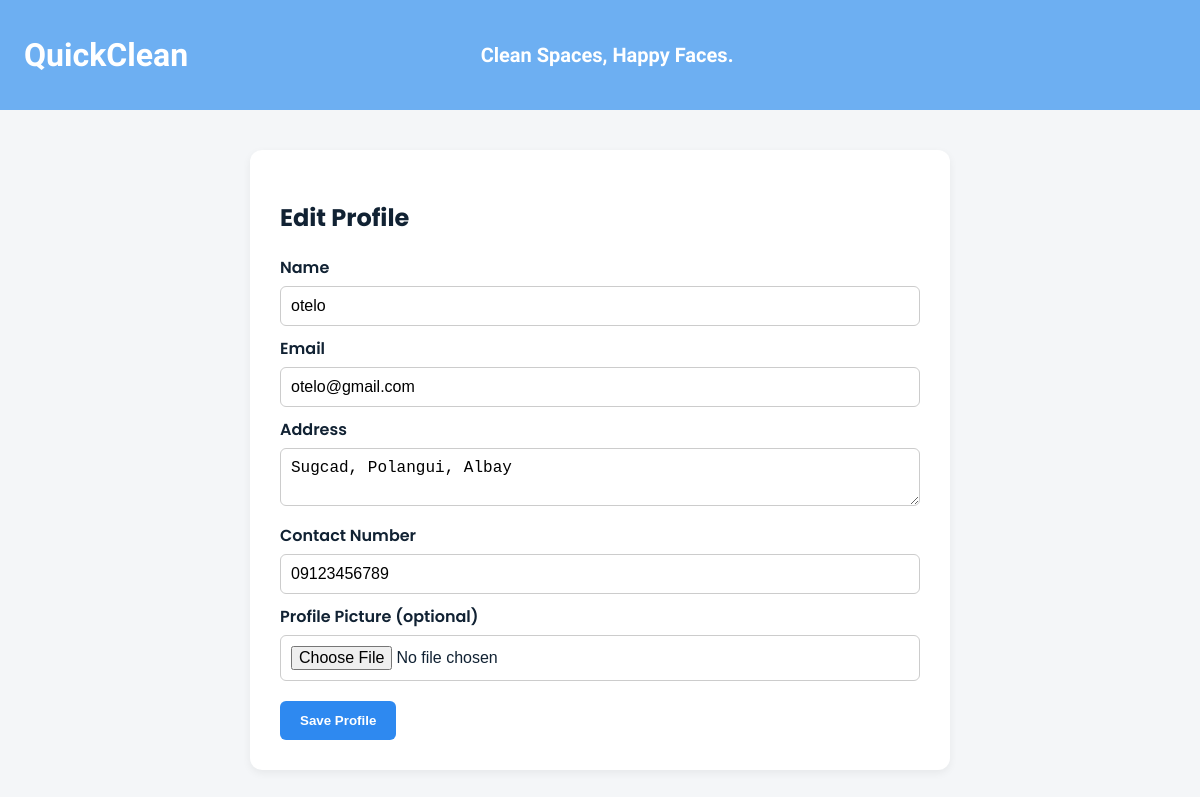
Screenshot of /User/edit_profile.php (signed in) with the database file from the repository.
### tables this page shows
CREATE TABLE `user` (
  `user_id` int(11) NOT NULL,
  `name` varchar(50) NOT NULL,
  `email` varchar(50) NOT NULL,
  `password` varchar(255) NOT NULL,
  `profile_pic` varchar(255) NOT NULL,
  `address` varchar(100) DEFAULT NULL,
  `contact_num` varchar(50) DEFAULT NULL,
  `role` enum('admin','customer','cleaner','') NOT NULL,
  `date_created` timestamp NOT NULL DEFAULT current_timestamp(),
  `last_updated` timestamp NOT NULL DEFAULT current_timestamp() ON UPDATE current_timestamp()
);

### User/edit_profile.php (the view, shortened to what this page needs)
<?php
$host = "localhost";
$user = "root";
$pass = "";
$db   = "quickclean";
$conn = mysqli_connect($host, $user, $pass, $db);
$user_id = $_SESSION['user_id'];
$stmt = $conn->prepare("SELECT name, email, address, contact_num, profile_pic FROM user WHERE user_id = ?");
$stmt->bind_param("i", $user_id);
$stmt->execute();
$user = $stmt->get_result()->fetch_assoc();
?>
<!doctype html>
<html lang="en">
<head>
</head>
<body>
<header class="site-header">
  <div class="header-inner">
    <div class="logo-text">QuickClean</div>
    <div class="tagline">Clean Spaces, Happy Faces.</div>
  </div>
</header>
<div class="wrap">
  <h2>Edit Profile</h2>
  <form method="post" action="update_profile.php" enctype="multipart/form-data">
    <label>Name</label>
    <input type="text" name="name" value="<?php echo htmlspecialchars($user['name']); ?>" required>
    <label>Email</label>
    <input type="email" name="email" value="<?php echo htmlspecialchars($user['email']); ?>" required>
    <label>Address</label>
    <textarea name="address"><?php echo htmlspecialchars($user['address']); ?></textarea>
    <label>Contact Number</label>
    <input type="text" name="contact_num" value="<?php echo htmlspecialchars($user['contact_num']); ?>">
    <label>Profile Picture (optional)</label>
    <input type="file" name="profile_pic" accept="image/*">
    <button type="submit">Save Profile</button>
  </form>
</div>
</body>
</html>

### User/edit_profile.php (style rules this page uses)
:root { --brand-blue: #6DAFF2; --nav-yellow: #FFDB58; --cta-yellow: #FFD54A; --text-blue: #2E89F0; --muted-bg: #F0F4F5; --nav-link-color: #0b3b66; --header-height: 110px; --nav-height: 64px; --max-content-width: 1360px; }
* { box-sizing: border-box; }
body { font-family:"Poppins",sans-serif; background:#f4f6f8; margin:0; color:#123; }
.site-header { background:var(--brand-blue); height:var(--header-height); display:flex; align-items:center; }
.header-inner { width:100%; max-width:var(--max-content-width); margin:0 auto; display:flex; align-items:center; justify-content:space-between; padding:12px 24px; }
.logo-text { font-family:'Baloo 2'; font-size: 32px; color:white; font-weight:800; min-width: 150px; }
.tagline { font-family:"Baloo 2"; color:#fff; font-weight:600; font-size:20px; flex-grow: 1; text-align: center; padding: 0 20px; }
.wrap { max-width:700px; margin:40px auto; padding:30px; background:#fff; border-radius:12px; box-shadow: 0 3px 8px rgba(0,0,0,0.06); }
label { display:block;margin-top:10px;font-weight:600 }
input, textarea { width:100%;padding:10px;margin-top:6px;border:1px solid #ccc;border-radius:6px; font-size: 16px; }
button { margin-top:20px; padding:12px 20px; background:var(--text-blue); color:#fff; border:none; border-radius:6px; font-weight: 600; cursor: pointer; transition: background 0.2s; }

### rows the page displays
user: name "otelo", email "otelo@gmail.com", address "Sugcad, Polangui, Albay", contact_num "09123456789"
